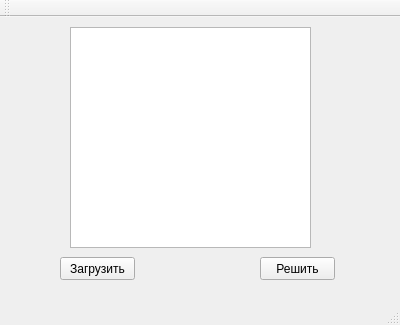
<?xml version="1.0" encoding="UTF-8"?>
<ui version="4.0">
 <class>MainWindow</class>
 <widget class="QMainWindow" name="MainWindow">
  <property name="enabled">
   <bool>true</bool>
  </property>
  <property name="geometry">
   <rect>
    <x>0</x>
    <y>0</y>
    <width>400</width>
    <height>325</height>
   </rect>
  </property>
  <property name="minimumSize">
   <size>
    <width>400</width>
    <height>325</height>
   </size>
  </property>
  <property name="maximumSize">
   <size>
    <width>400</width>
    <height>325</height>
   </size>
  </property>
  <property name="windowTitle">
   <string>KenKen solver</string>
  </property>
  <widget class="QWidget" name="centralWidget">
   <widget class="QPushButton" name="pushBtn_loadGame">
    <property name="geometry">
     <rect>
      <x>60</x>
      <y>240</y>
      <width>75</width>
      <height>23</height>
     </rect>
    </property>
    <property name="text">
     <string>Загрузить</string>
    </property>
   </widget>
   <widget class="QPushButton" name="pushBtn_solveGame">
    <property name="geometry">
     <rect>
      <x>260</x>
      <y>240</y>
      <width>75</width>
      <height>23</height>
     </rect>
    </property>
    <property name="text">
     <string>Решить</string>
    </property>
   </widget>
   <widget class="QGraphicsView" name="graphicsView">
    <property name="geometry">
     <rect>
      <x>70</x>
      <y>10</y>
      <width>241</width>
      <height>221</height>
     </rect>
    </property>
   </widget>
  </widget>
  <widget class="QMenuBar" name="menuBar">
   <property name="geometry">
    <rect>
     <x>0</x>
     <y>0</y>
     <width>400</width>
     <height>18</height>
    </rect>
   </property>
  </widget>
  <widget class="QToolBar" name="mainToolBar">
   <attribute name="toolBarArea">
    <enum>TopToolBarArea</enum>
   </attribute>
   <attribute name="toolBarBreak">
    <bool>true</bool>
   </attribute>
  </widget>
  <widget class="QStatusBar" name="statusBar"/>
 </widget>
 <layoutdefault spacing="6" margin="11"/>
 <resources/>
 <connections/>
</ui>
